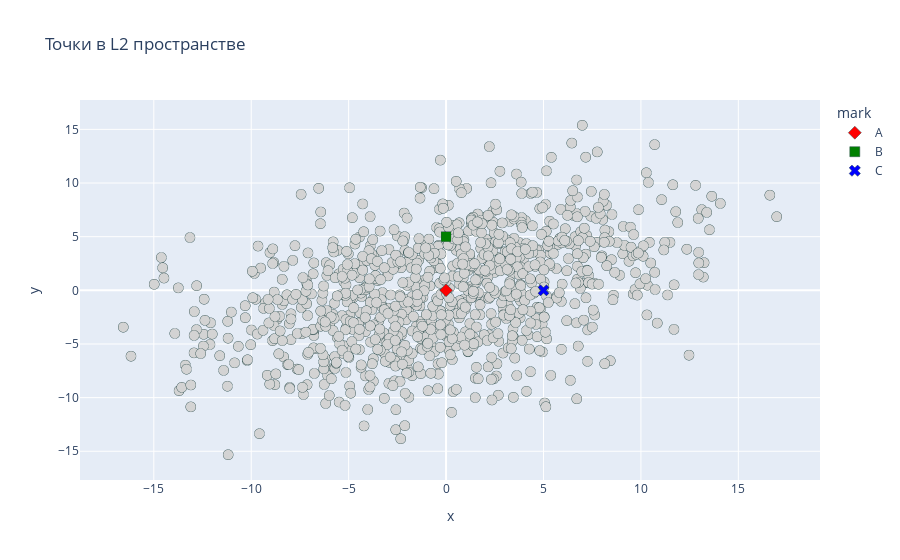

The code cell stored with this chart in its notebook:
### Markdown cell above
# Plots

On the graphs, you can see how the relative position of the points and markers has changed after the transformation. If you pass the path to the html file, the graph will be saved to it.

### Code cell
dots_plot(data)

### Figure 1 — Plotly figure (JSON) as saved in the notebook; plotly's stock layout.template omitted (floating-point values rounded to 4 significant figures; data arrays with more than 128 entries replaced by an {"elided": "..."} marker saying what was removed)
{"data": [{"hovertemplate": "mark=<br>x=%{x}<br>y=%{y}<extra></extra>", "legendgroup": "", "marker": {"color": "lightgray", "line": {"color": "DarkSlateGrey", "width": 0.5}, "size": 10, "symbol": "circle"}, "mode": "markers", "name": "", "showlegend": false, "type": "scattergl", "x": {"elided": "1000 float values"}, "xaxis": "x", "y": {"elided": "1000 float values"}, "yaxis": "y"}, {"hovertemplate": "mark=A<br>x=%{x}<br>y=%{y}<extra></extra>", "legendgroup": "A", "marker": {"color": "red", "line": {"color": "DarkSlateGrey", "width": 0.5}, "size": 10, "symbol": "diamond"}, "mode": "markers", "name": "A", "showlegend": true, "type": "scattergl", "x": [0], "xaxis": "x", "y": [0], "yaxis": "y"}, {"hovertemplate": "mark=B<br>x=%{x}<br>y=%{y}<extra></extra>", "legendgroup": "B", "marker": {"color": "green", "line": {"color": "DarkSlateGrey", "width": 0.5}, "size": 10, "symbol": "square"}, "mode": "markers", "name": "B", "showlegend": true, "type": "scattergl", "x": [0], "xaxis": "x", "y": [5], "yaxis": "y"}, {"hovertemplate": "mark=C<br>x=%{x}<br>y=%{y}<extra></extra>", "legendgroup": "C", "marker": {"color": "blue", "line": {"color": "DarkSlateGrey", "width": 0.5}, "size": 10, "symbol": "x"}, "mode": "markers", "name": "C", "showlegend": true, "type": "scattergl", "x": [5], "xaxis": "x", "y": [0], "yaxis": "y"}], "layout": {"legend": {"title": {"text": "mark"}, "tracegroupgap": 0}, "title": {"text": "Точки в L2 пространстве"}, "xaxis": {"anchor": "y", "domain": [0, 1], "title": {"text": "x"}}, "yaxis": {"anchor": "x", "domain": [0, 1], "title": {"text": "y"}}}}
